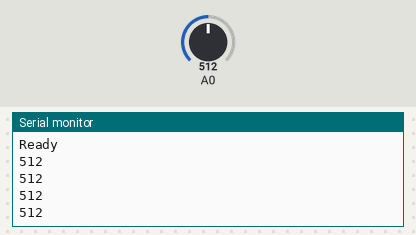
A sketch run on a simulated Arduino Uno, built with avr-gcc and run on an emulated ATmega328P. Parts: the last lines printed to the serial monitor. The inputs (shaded band) are chosen by the test bench; at power-on: A0 = 512.

Above: at 1.8 s.
1.9 s: A0 set to 716
At 2.6 s:
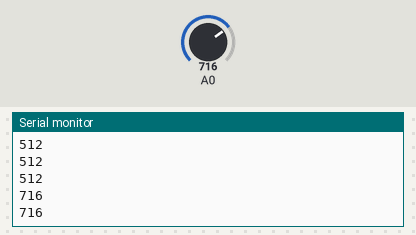
3.4 s: A0 set to 900
At 4.6 s:
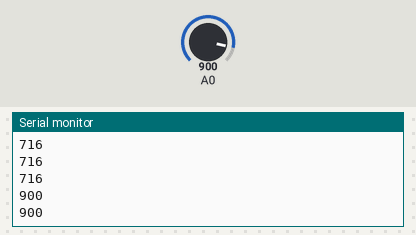
Timing chart, 0 to 6.4 s (numbered marks = the images above; inputs shaded):
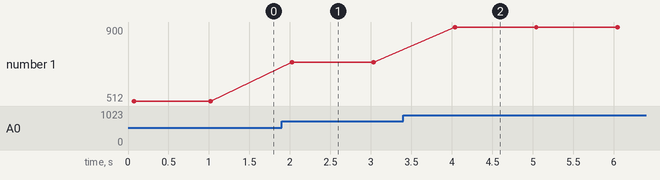

The sketch:

AnalogInputarduinotoesp.ino
```cpp
// Basic serial communication with ESP8266
// Uses serial monitor for communication with ESP8266
//
//  Pins
//  Arduino pin 2 (RX) to ESP8266 TX
//  Arduino pin 3 to voltage divider then to ESP8266 RX
//  Connect GND from the Arduiono to GND on the ESP8266
//  Pull ESP8266 CH_PD HIGH
//
// When a command is entered in to the serial monitor on the computer
// the Arduino will relay it to the ESP8266
//

#include <SoftwareSerial.h>
SoftwareSerial ESPserial(2, 3); // RX | TX
 int sensorValue;
 String dummy;
void setup()
{
    Serial.begin(9600);     // communication with the host computer
    //while (!Serial)   { ; }

    // Start the software serial for communication with the ESP8266
    ESPserial.begin(9600);

    Serial.println("");
    Serial.println("Remember to to set Both NL & CR in the serial monitor.");
    Serial.println("Ready");
    Serial.println("");
}

void loop()
{
    // listen for communication from the ESP8266 and then write it to the serial monitor
    sensorValue = analogRead(A0);
    dummy=String(sensorValue);
    Serial.println(dummy);
    Serial.println(sensorValue);

    char arr[10];
    arr[0]='c';
    arr[1]='k';
    for(int i=0;i<dummy.length();i++)
     {
      arr[2+i]=dummy[i];
     }
     arr[2+dummy.length()]='\0';

    {  ESPserial.write(arr);  }
    delay(1000);
}
```

Measured:
- after the input at 1.9 s, the serial monitor: prints a new line after 0.12 s (image 1)
- after the input at 3.4 s, the serial monitor: prints a new line after 0.64 s (image 2)
- plotted number 1: 512 → 716 after the input at 1.9 s, 716 → 900 after the input at 3.4 s
